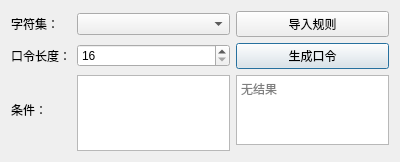
<?xml version="1.0" encoding="UTF-8"?>
<ui version="4.0">
 <class>RandomPasswordDialog</class>
 <widget class="QDialog" name="RandomPasswordDialog">
  <property name="geometry">
   <rect>
    <x>0</x>
    <y>0</y>
    <width>400</width>
    <height>160</height>
   </rect>
  </property>
  <property name="windowTitle">
   <string>随机生成口令</string>
  </property>
  <layout class="QGridLayout" name="gridLayout">
   <item row="1" column="0">
    <widget class="QLabel" name="length_label">
     <property name="text">
      <string>口令长度：</string>
     </property>
     <property name="alignment">
      <set>Qt::AlignLeading|Qt::AlignLeft|Qt::AlignVCenter</set>
     </property>
    </widget>
   </item>
   <item row="1" column="1">
    <widget class="QSpinBox" name="length_spin_box">
     <property name="minimum">
      <number>16</number>
     </property>
     <property name="maximum">
      <number>65535</number>
     </property>
    </widget>
   </item>
   <item row="1" column="2">
    <widget class="QPushButton" name="spawn_push_button">
     <property name="text">
      <string>生成口令</string>
     </property>
    </widget>
   </item>
   <item row="0" column="2">
    <widget class="QPushButton" name="import_condition_push_button">
     <property name="text">
      <string>导入规则</string>
     </property>
    </widget>
   </item>
   <item row="0" column="0">
    <widget class="QLabel" name="character_set_label">
     <property name="text">
      <string>字符集：</string>
     </property>
     <property name="alignment">
      <set>Qt::AlignLeading|Qt::AlignLeft|Qt::AlignVCenter</set>
     </property>
    </widget>
   </item>
   <item row="0" column="1">
    <widget class="QComboBox" name="character_set_combo_box"/>
   </item>
   <item row="3" column="2">
    <widget class="QPlainTextEdit" name="result_plain_text_edit">
     <property name="readOnly">
      <bool>true</bool>
     </property>
     <property name="placeholderText">
      <string>无结果</string>
     </property>
    </widget>
   </item>
   <item row="3" column="0">
    <widget class="QLabel" name="condition_label">
     <property name="text">
      <string>条件：</string>
     </property>
    </widget>
   </item>
   <item row="3" column="1" rowspan="2">
    <widget class="QListWidget" name="condition_list_widget"/>
   </item>
  </layout>
 </widget>
 <resources/>
 <connections/>
</ui>
